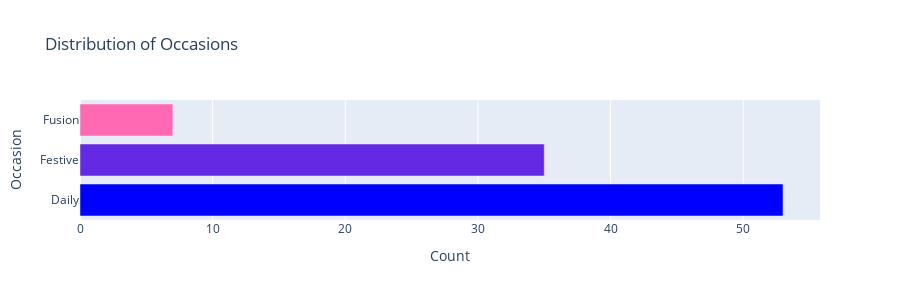

This figure's notebook cell:
### Code cell
# Count the occurrences of each occasion
occasion_counts = df['Occasion'].value_counts().reset_index()
occasion_counts.columns = ['Occasion', 'count']

# Create interactive bar plot with plotly
fig = px.bar(occasion_counts, x='count', y='Occasion', orientation='h', 
             title='Distribution of Occasions', 
             color='count', 
             color_continuous_scale=['#FF69B4', '#0000FF'])

# Customize layout
fig.update_layout(
    xaxis_title='Count',
    yaxis_title='Occasion',
    coloraxis_showscale=False,  # Hide the color scale bar if not needed
    height=300  # Adjust height for better visibility
)

# Show plot
fig.show()

### Figure 1 — Plotly figure (JSON) as saved in the notebook; plotly's stock layout.template omitted (floating-point values rounded to 4 significant figures)
{"data": [{"alignmentgroup": "True", "hovertemplate": "count=%{marker.color}<br>Occasion=%{y}<extra></extra>", "legendgroup": "", "marker": {"color": [53, 35, 7], "coloraxis": "coloraxis", "pattern": {"shape": ""}}, "name": "", "offsetgroup": "", "orientation": "h", "showlegend": false, "textposition": "auto", "type": "bar", "x": [53, 35, 7], "xaxis": "x", "y": ["Daily", "Festive", "Fusion"], "yaxis": "y"}], "layout": {"barmode": "relative", "coloraxis": {"colorbar": {"title": {"text": "count"}}, "colorscale": [[0, "#FF69B4"], [1, "#0000FF"]], "showscale": false}, "height": 300, "legend": {"tracegroupgap": 0}, "title": {"text": "Distribution of Occasions"}, "xaxis": {"anchor": "y", "domain": [0, 1], "title": {"text": "Count"}}, "yaxis": {"anchor": "x", "domain": [0, 1], "title": {"text": "Occasion"}}}}
